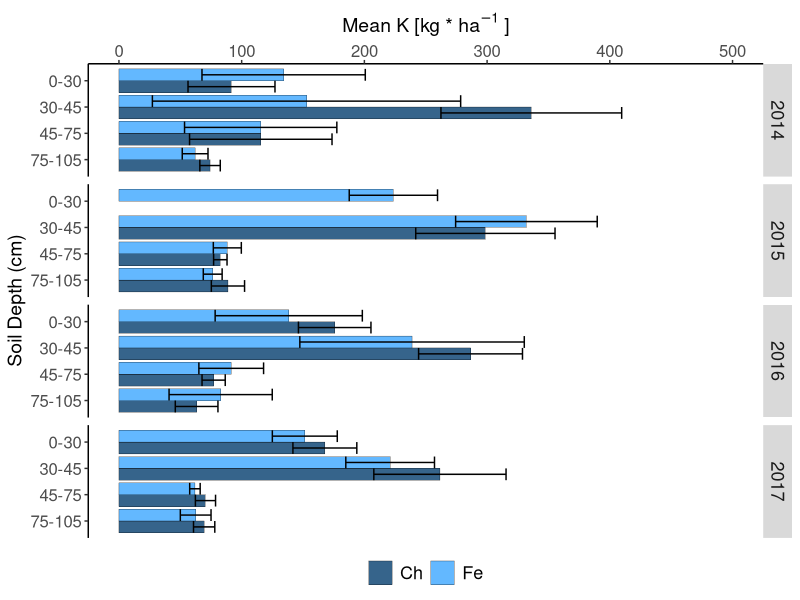
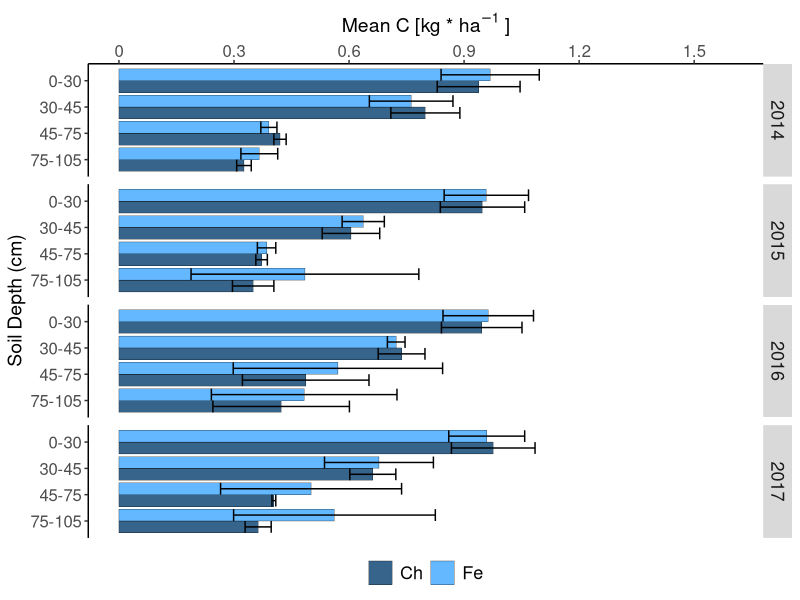
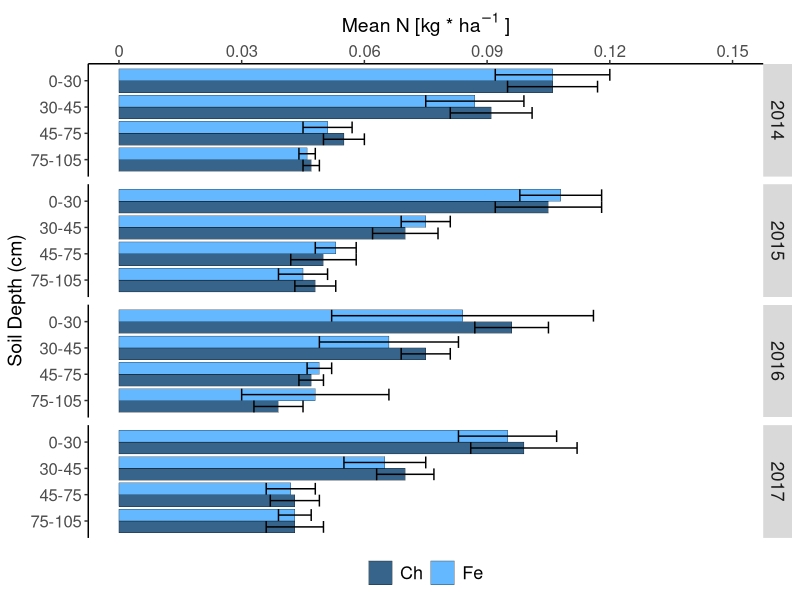
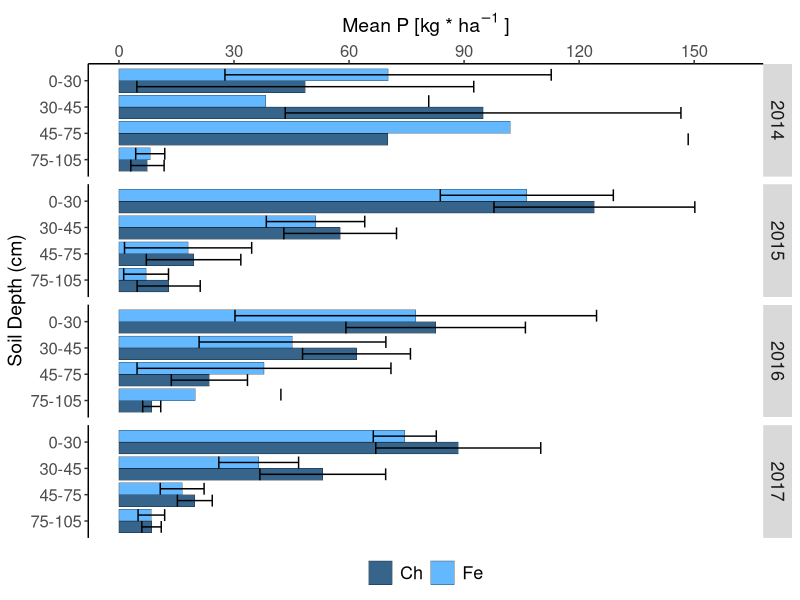

These charts were generated, in order, by the following R code: (Note: this script raises an error after producing the figures.)
library(tidyverse)
library(readxl)
library(gridExtra)
library(ggpubr)

Thema_soil <- theme(panel.background = element_rect(fill = "white"),
                    axis.line = element_line())

#rohdaten soil
Rohdaten_soil <- read.csv2("soil data C.csv")

#facet_grid #####
#1. changing the data frame into something i can plot
Rohdaten_soil <- transform(Rohdaten_soil, date = as.factor(date), 
                           treatment = as.factor(treatment), 
                           plot = as.factor(plot), 
                           fieldrep = as.factor(fieldrep), 
                           depth = as.factor(depth), 
                           depth_class = as.factor(depth_class))

dp <- Rohdaten_soil %>%  group_by(date, fieldrep, treatment, depth_class) %>%
  summarize(mean_K = mean(K_mgkg, na.rm = TRUE), mean_C = mean(C_proz, na.rm = TRUE), 
            mean_N = mean(N_proz, na.rm = TRUE), mean_P = mean(P_mgkg, na.rm = TRUE))

q <- filter(dp, treatment == 5)
w <- filter(dp, treatment == 6)

dp <- bind_rows(q, w)

dp$mean_C[is.nan(as.numeric(dp$mean_C))] <- "Na"
dp$mean_N[is.nan(as.numeric(dp$mean_N))] <- "Na"

dp$mean_C<-as.numeric(dp$mean_C)
dp$mean_N<-as.numeric(dp$mean_N)
dp$fieldrep<-as.character(dp$fieldrep)
dp$treatment<-as.character(dp$treatment)

dp <- dp[complete.cases(dp[ , 6:7]),]

dv <- dp %>%  group_by(date, treatment, depth_class) %>% 
  summarize(Anzahl_Parzellen = length(mean_K), 
            mean_k = mean(mean_K, na.rm=TRUE), sd_k = sd(mean_K, na.rm=TRUE),
            mean_c = mean(mean_C, na.rm = TRUE), sd_c = sd(mean_C, na.rm=TRUE),
            mean_n = mean(mean_N, na.rm = TRUE), sd_n = sd(mean_N, na.rm=TRUE),
            mean_p = mean(mean_P, na.rm = TRUE), sd_p = sd(mean_P, na.rm=TRUE))

dv <- dv %>% mutate_at(vars(mean_k), funs(round(., 3)))
dv <- dv %>% mutate_at(vars(mean_n), funs(round(., 3)))
dv <- dv %>% mutate_at(vars(mean_c), funs(round(., 3)))
dv <- dv %>% mutate_at(vars(mean_p), funs(round(., 3)))
dv <- dv %>% mutate_at(vars(sd_k), funs(round(., 3)))
dv <- dv %>% mutate_at(vars(sd_n), funs(round(., 3)))
dv <- dv %>% mutate_at(vars(sd_c), funs(round(., 3)))
dv <- dv %>% mutate_at(vars(sd_p), funs(round(., 3)))

df1 <- gather(dv, "mean_k", "mean_c", "mean_n", "mean_p", key = "nutr", value = "mean_nutr")
df2 <- gather(dv, "sd_k", "sd_c", "sd_n", "sd_p", key = "nutr", value = "sd_nutr")

df1[5:8] <- NULL
df2[5:8] <- NULL

df <- cbind(df1, df2[!names(df2) %in% names(df1)])

df <- transform(df, date = as.character(date))

df$date[df$date == "1"] <- "2014"
df$date[df$date == "2"] <- "2015"
df$date[df$date == "3"] <- "2016"
df$date[df$date == "4"] <- "2017"

df$nutr[df$nutr == "mean_k"] <- "K"
df$nutr[df$nutr == "mean_c"] <- "C"
df$nutr[df$nutr == "mean_n"] <- "N"
df$nutr[df$nutr == "mean_p"] <- "P"

df$treatment<-as.character(df$treatment)
df$date<-as.character(df$date)
df$depth_class<-as.numeric(df$depth_class)

df_k <- filter(df, nutr == "K")
df_c <- filter(df, nutr == "C")
df_n <- filter(df, nutr == "N")
df_p <- filter(df, nutr == "P")

#2. ploting 
Farben_Varianten <- c("5" = "steelblue4", "6" = "steelblue1")

w <- ggplot(df_k, aes(x = depth_class, y = mean_nutr, fill = treatment))+
  geom_bar(stat="identity", position="dodge", color="black", size=0.1)+
  ylab(bquote("Mean K [kg *" ~ha^-1 ~"]"))+
  xlab("Soil Depth (cm)")+
  Thema_soil +
  facet_grid(rows = vars(date))+
  geom_errorbar(aes(ymin = mean_nutr-sd_nutr, ymax = mean_nutr+sd_nutr), 
                position=position_dodge(width=0.9)) +  
  scale_x_reverse(breaks=c(1,2,3,4), labels=c("0-30", "30-45", "45-75", "75-105"))+
  scale_y_continuous(position = "right", breaks = c(0, 100, 200, 300, 400, 500),
                     labels = c("0", "100", "200", "300", "400", "500"),
                     limits=c(0,500))+
  coord_flip() +
  scale_color_manual(values = Farben_Varianten, aesthetics = "fill", labels=c("Ch", "Fe"))+
  theme(axis.text.x = element_text(size = 12),
        axis.ticks.x = element_line(size=0.5),
        legend.title = element_blank(),
        legend.position = "bottom",
        legend.text = element_text(size = 13),
        legend.spacing.x = unit(0.2, "cm"),
        axis.title.x = element_text(size = 14),
        strip.text.y = element_text(size = 13), 
        strip.text.x = element_text(size = 13),
        axis.title.y = element_text(size = 14),
        axis.text.y = element_text(size = 12),
        plot.title = element_text(size = 15, vjust = -115, hjust = 0.99))
w
  
x <- ggplot(df_c, aes(x = depth_class, y = mean_nutr, fill = treatment)) +
  geom_bar(stat="identity", position="dodge", color="black", size=0.1) +
  ylab(bquote("Mean C [kg *" ~ha^-1 ~"]")) +
  xlab("Soil Depth (cm)") +
  Thema_soil +
  facet_grid(rows = vars(date)) +
  geom_errorbar(aes(ymin = mean_nutr-sd_nutr, ymax = mean_nutr+sd_nutr), 
                position=position_dodge(width=0.9)) +  
  scale_x_reverse(breaks=c(1,2,3,4), labels=c("0-30", "30-45", "45-75", "75-105"))+
  scale_y_continuous(position = "right", breaks = c(0, 0.3, 0.6, 0.9, 1.2, 1.5),
                     labels = c("0", "0.3", "0.6", "0.9", "1.2", "1.5"),
                     limits=c(0,1.6)) +
  coord_flip() +
  scale_color_manual(values = Farben_Varianten, aesthetics = "fill", labels=c("Ch", "Fe"))+
  theme(axis.text.x = element_text(size = 12),
        axis.ticks.x = element_line(size=0.5),
        legend.title = element_blank(),
        legend.position = "bottom",
        legend.text = element_text(size = 13),
        legend.spacing.x = unit(0.2, "cm"),
        axis.title.x = element_text(size = 14),
        strip.text.y = element_text(size = 13), 
        strip.text.x = element_text(size = 13),
        axis.title.y = element_text(size = 14),
        axis.text.y = element_text(size = 12),
        plot.title = element_text(size = 15, vjust = -115, hjust = 0.99))
x

y <- ggplot(df_n, aes(x = depth_class, y = mean_nutr, fill = treatment))+
  geom_bar(stat="identity", position="dodge", color="black", size=0.1)+
  ylab(bquote("Mean N [kg *" ~ha^-1 ~"]"))+
  xlab("Soil Depth (cm)")+
  Thema_soil +
  facet_grid(rows = vars(date))+
  geom_errorbar(aes(ymin = mean_nutr-sd_nutr, ymax = mean_nutr+sd_nutr), 
                position=position_dodge(width=0.9)) +  
  scale_x_reverse(breaks=c(1,2,3,4), labels=c("0-30", "30-45", "45-75", "75-105"))+
  scale_y_continuous(position = "right", breaks = c(0, 0.03, 0.06, 0.09, 0.12, 0.15),
                     labels = c("0", "0.03", "0.06", "0.09", "0.12", "0.15"),
                     limits=c(0,0.15))+
  coord_flip() +
  scale_color_manual(values = Farben_Varianten, aesthetics = "fill", labels=c("Ch", "Fe"))+
  theme(axis.text.x = element_text(size = 12),
        axis.ticks.x = element_line(size=0.5),
        legend.title = element_blank(),
        legend.position = "bottom",
        legend.text = element_text(size = 13),
        legend.spacing.x = unit(0.2, "cm"),
        axis.title.x = element_text(size = 14),
        strip.text.y = element_text(size = 13), 
        strip.text.x = element_text(size = 13),
        axis.title.y = element_text(size = 14),
        axis.text.y = element_text(size = 12),
        plot.title = element_text(size = 15, vjust = -115, hjust = 0.99))
y

z <- ggplot(df_p, aes(x = depth_class, y = mean_nutr, fill = treatment))+
  geom_bar(stat="identity", position="dodge", color="black", size=0.1)+
  ylab(bquote("Mean P [kg *" ~ha^-1 ~"]"))+
  xlab("Soil Depth (cm)")+
  Thema_soil +
  facet_grid(rows = vars(date))+
  geom_errorbar(aes(ymin = mean_nutr-sd_nutr, ymax = mean_nutr+sd_nutr), 
                position=position_dodge(width=0.9)) +  
  scale_x_reverse(breaks=c(1,2,3,4), labels=c("0-30", "30-45", "45-75", "75-105"))+
  scale_y_continuous(position = "right", breaks = c(0, 30, 60, 90, 120, 150),
                     labels = c("0", "30", "60", "90", "120", "150"),
                     limits=c(0,160))+
  coord_flip() +
  scale_color_manual(values = Farben_Varianten, aesthetics = "fill", labels=c("Ch", "Fe"))+
  theme(axis.text.x = element_text(size = 12),
        axis.ticks.x = element_line(size=0.5),
        legend.title = element_blank(),
        legend.position = "bottom",
        legend.text = element_text(size = 13),
        legend.spacing.x = unit(0.2, "cm"),
        axis.title.x = element_text(size = 14),
        strip.text.y = element_text(size = 13), 
        strip.text.x = element_text(size = 13),
        axis.title.y = element_text(size = 14),
        axis.text.y = element_text(size = 12),
        plot.title = element_text(size = 15, vjust = -115, hjust = 0.99))
z

#plots with miriams code #####
#Thema
Thema_soil <- theme(panel.background = element_rect(fill = "white"),
                    axis.line = element_line())

#K
#Durchschnitt und Standardabweichung pro Parzelle und Tiefe und Sampling date
Durchschnitt_pro_Parzelle <- Rohdaten_soil %>%
  group_by(date, fieldrep, treatment, depth_class) %>%
  summarise(mean_Parameter = mean(K_mgkg, na.rm=TRUE), SD_Parameter = sd(K_mgkg, na.rm=TRUE))

Durchschnitt_pro_Parzelle$fieldrep<-as.character(Durchschnitt_pro_Parzelle$fieldrep)
Durchschnitt_pro_Parzelle$treatment<-as.character(Durchschnitt_pro_Parzelle$treatment)

#Durchschnitt und Standardabweichung Variante je Sampling date und Tiefe
Durchschnitt_Variante <- Durchschnitt_pro_Parzelle %>%
  group_by(date, treatment, depth_class) %>% 
  summarize(Anzahl_Parzellen=length(mean_Parameter),
            mean_Parameter_treat = mean(mean_Parameter, na.rm=TRUE), 
            SD_Parameter_treat = sd(mean_Parameter, na.rm=TRUE))

Durchschnitt_Variante$treatment<-as.character(Durchschnitt_Variante$treatment)

###
Farben_Varianten <- c("5"="steelblue4", "6"="steelblue2")

Durchschnitt_Variante_date <-
  Durchschnitt_Variante[Durchschnitt_Variante$date == 1,]

a <- ggplot(Durchschnitt_Variante_date [(  Durchschnitt_Variante_date$treatment == "5"|
                                      Durchschnitt_Variante_date$treatment == "6"),], 
       aes(x=depth_class,y=mean_Parameter_treat, fill=treatment))+
  geom_bar (stat="identity",position="dodge", color="black", size=0.1)+
  ylab(bquote("Mean K [kg *" ~ha^-1 ~"]"))+
  xlab("soil depth (cm)")+
  Thema_soil +
  scale_y_continuous(position = "right", breaks = c(0, 100, 200, 300, 400, 500),
                     labels = c("0", "100", "200", "300", "400", "500"),
                     limits=c(0,500))+
  geom_errorbar(aes(ymin=mean_Parameter_treat-SD_Parameter_treat,
                    ymax=mean_Parameter_treat+SD_Parameter_treat),position=position_dodge(width=0.9))+  
  scale_x_reverse(breaks=c(1,2,3,4), labels=c("0-30", "30-45", "45-75", "75-105"))+
  coord_flip()+
  ggtitle("(A)") +
  scale_color_manual(values = Farben_Varianten, aesthetics = "fill", labels=c("RS2", "WW2"))+
  theme(axis.text.x = element_text(size = 10),
        axis.ticks.x=element_line(size=0.5),
        legend.title=element_blank(),
        legend.position="none",
        legend.text = element_text(size = 12),
        legend.spacing.x = unit(0.2, 'cm'),
        axis.title.x = element_text(size = 12),
        axis.title.y = element_text(size = 12),
        axis.text.y = element_text(size = 10),
        plot.title = element_text(size = 15, vjust = -115, hjust = 0.99))
a

Durchschnitt_Variante_date <-
  Durchschnitt_Variante[Durchschnitt_Variante$date == 2,]

b <- ggplot(Durchschnitt_Variante_date [(  Durchschnitt_Variante_date$treatment == "5"|
                                             Durchschnitt_Variante_date$treatment == "6"),], 
            aes(x=depth_class,y=mean_Parameter_treat, fill=treatment))+
  geom_bar (stat="identity",position="dodge", color="black", size=0.1)+
  ylab(bquote("Mean K [kg *" ~ha^-1 ~"]"))+
  xlab("soil depth (cm)")+
  Thema_soil+
  scale_y_continuous(position = "right", breaks = c(0, 100, 200, 300, 400, 500),
                     labels = c("0", "100", "200", "300", "400", "500"),
                     limits=c(0,500))+
  geom_errorbar(aes(ymin=mean_Parameter_treat-SD_Parameter_treat,
                    ymax=mean_Parameter_treat+SD_Parameter_treat),position=position_dodge(width=0.9))+  
  scale_x_reverse(breaks=c(1,2,3,4), labels=c("0-30", "30-45", "45-75", "75-105"))+
  coord_flip()+
  ggtitle("(B)") +
  scale_color_manual(values = Farben_Varianten, aesthetics = "fill", labels=c("RS2", "WW2"))+
  theme(axis.text.x = element_text(size = 10),
        axis.ticks.x=element_line(size=0.5),
        legend.title=element_blank(),
        legend.position="none",
        legend.text = element_text(size = 12),
        legend.spacing.x = unit(0.2, 'cm'),
        axis.title.x = element_text(size = 12),
        axis.title.y = element_text(size = 12),
        axis.text.y = element_text(size = 10),
        plot.title = element_text(size = 15, vjust = -115, hjust = 0.99))
b

Durchschnitt_Variante_date <-
  Durchschnitt_Variante[Durchschnitt_Variante$date == 3,]

c <- ggplot(Durchschnitt_Variante_date [(  Durchschnitt_Variante_date$treatment == "5"|
                                             Durchschnitt_Variante_date$treatment == "6"),], 
            aes(x=depth_class,y=mean_Parameter_treat, fill=treatment))+
  geom_bar (stat="identity",position="dodge", color="black", size=0.1)+
  ylab(bquote("Mean K [kg *" ~ha^-1 ~"]"))+
  xlab("soil depth (cm)")+
  Thema_soil+
  scale_y_continuous(position = "right", breaks = c(0, 100, 200, 300, 400, 500),
                     labels = c("0", "100", "200", "300", "400", "500"),
                     limits=c(0,500))+
  geom_errorbar(aes(ymin=mean_Parameter_treat-SD_Parameter_treat,
                    ymax=mean_Parameter_treat+SD_Parameter_treat),position=position_dodge(width=0.9))+  
  scale_x_reverse(breaks=c(1,2,3,4), labels=c("0-30", "30-45", "45-75", "75-105"))+
  coord_flip()+
  ggtitle("(C)") +
  scale_color_manual(values = Farben_Varianten, aesthetics = "fill", labels=c("RS2", "WW2"))+
  theme(axis.text.x = element_text(size = 10),
        axis.ticks.x=element_line(size=0.5),
        legend.title=element_blank(),
        legend.position="none",
        legend.text = element_text(size = 12),
        legend.spacing.x = unit(0.2, 'cm'),
        axis.title.x = element_text(size = 12),
        axis.title.y = element_text(size = 12),
        axis.text.y = element_text(size = 10),
        plot.title = element_text(size = 15, vjust = -115, hjust = 0.99))
c

Durchschnitt_Variante_date <-
  Durchschnitt_Variante[Durchschnitt_Variante$date == 4,]

d <- ggplot(Durchschnitt_Variante_date [(  Durchschnitt_Variante_date$treatment == "5"|
                                             Durchschnitt_Variante_date$treatment == "6"),], 
            aes(x=depth_class,y=mean_Parameter_treat, fill=treatment))+
  geom_bar (stat="identity",position="dodge", color="black", size=0.1)+
  ylab(bquote("Mean K [kg *" ~ha^-1 ~"]"))+
  xlab("soil depth (cm)")+
  Thema_soil+
  scale_y_continuous(position = "right", breaks = c(0, 100, 200, 300, 400, 500),
                     labels = c("0", "100", "200", "300", "400", "500"),
                     limits=c(0,500))+
  geom_errorbar(aes(ymin=mean_Parameter_treat-SD_Parameter_treat,
                    ymax=mean_Parameter_treat+SD_Parameter_treat),position=position_dodge(width=0.9))+  
  scale_x_reverse(breaks=c(1,2,3,4), labels=c("0-30", "30-45", "45-75", "75-105"))+
  coord_flip()+
  ggtitle("(D)") +
  scale_color_manual(values = Farben_Varianten, aesthetics = "fill", labels=c("RS2", "WW2"))+
  theme(axis.text.x = element_text(size = 10),
        axis.ticks.x=element_line(size=0.5),
        legend.title=element_blank(),
        legend.position="none",
        legend.text = element_text(size = 12),
        legend.spacing.x = unit(0.2, 'cm'),
        axis.title.x = element_text(size = 12),
        axis.title.y = element_text(size = 12),
        axis.text.y = element_text(size = 10),
        plot.title = element_text(size = 15, vjust = -115, hjust = 0.99))
d

Durchschnitt_Variante_date <-
  Durchschnitt_Variante[Durchschnitt_Variante$date == 4,]

K <- ggarrange(a, b, c, d, ncol = 4, nrow = 1)
K

#C
#Durchschnitt und Standardabweichung pro Parzelle und Tiefe und Sampling date
Durchschnitt_pro_Parzelle <- Rohdaten_soil %>%
  group_by(date, fieldrep, treatment, depth_class) %>%
  summarise(mean_Parameter = mean(C_proz, na.rm=TRUE), SD_Parameter = sd(C_proz, na.rm=TRUE))

Durchschnitt_pro_Parzelle$fieldrep<-as.character(Durchschnitt_pro_Parzelle$fieldrep)
Durchschnitt_pro_Parzelle$treatment<-as.character(Durchschnitt_pro_Parzelle$treatment)

#Durchschnitt und Standardabweichung Variante je Sampling date und Tiefe
Durchschnitt_Variante <- Durchschnitt_pro_Parzelle %>%
  group_by(date, treatment, depth_class) %>% 
  summarize(Anzahl_Parzellen=length(mean_Parameter),mean_Parameter_treat=mean(mean_Parameter, na.rm=TRUE), SD_Parameter_treat=sd(mean_Parameter, na.rm=TRUE))

Durchschnitt_Variante$treatment<-as.character(Durchschnitt_Variante$treatment)

Farben_Varianten <- c("5"="steelblue4", "6"="steelblue2")

Durchschnitt_Variante_date <-
  Durchschnitt_Variante[Durchschnitt_Variante$date == 1,]

e <- ggplot(Durchschnitt_Variante_date [(  Durchschnitt_Variante_date$treatment == "5"|
                                             Durchschnitt_Variante_date$treatment == "6"),], 
            aes(x=depth_class,y=mean_Parameter_treat, fill=treatment))+
  geom_bar (stat="identity",position="dodge", color="black", size=0.1)+
  ylab(bquote("Mean C [kg *" ~ha^-1 ~"]"))+
  xlab("soil depth (cm)")+
  Thema_soil+
  scale_y_continuous(position = "right", breaks = c(0, 0.3, 0.6, 0.9, 1.2, 1.5),
                     labels = c("0", "0.3", "0.6", "0.9", "1.2", "1.5"),
                     limits=c(0,1.6))+
  geom_errorbar(aes(ymin=mean_Parameter_treat-SD_Parameter_treat,
                    ymax=mean_Parameter_treat+SD_Parameter_treat),position=position_dodge(width=0.9))+  
  scale_x_reverse(breaks=c(1,2,3,4), labels=c("0-30", "30-45", "45-75", "75-105"))+
  coord_flip()+
  ggtitle("(E)") +
  scale_color_manual(values = Farben_Varianten, aesthetics = "fill", labels=c("RS2", "WW2"))+
  theme(axis.text.x = element_text(size = 10),
        axis.ticks.x=element_line(size=0.5),
        legend.title=element_blank(),
        legend.position="none",
        legend.text = element_text(size = 12),
        legend.spacing.x = unit(0.2, 'cm'),
        axis.title.x = element_text(size = 12),
        axis.title.y = element_text(size = 12),
        axis.text.y = element_text(size = 10),
        plot.title = element_text(size = 15, vjust = -115, hjust = 0.99))
e

Durchschnitt_Variante_date <-
  Durchschnitt_Variante[Durchschnitt_Variante$date == 2,]

f <- ggplot(Durchschnitt_Variante_date [(  Durchschnitt_Variante_date$treatment == "5"|
                                             Durchschnitt_Variante_date$treatment == "6"),], 
            aes(x=depth_class,y=mean_Parameter_treat, fill=treatment))+
  geom_bar (stat="identity",position="dodge", color="black", size=0.1)+
  ylab(bquote("Mean C [kg *" ~ha^-1 ~"]"))+
  xlab("soil depth (cm)")+
  Thema_soil+
  scale_y_continuous(position = "right", breaks = c(0, 0.3, 0.6, 0.9, 1.2, 1.5),
                     labels = c("0", "0.3", "0.6", "0.9", "1.2", "1.5"),
                     limits=c(0,1.6))+
  geom_errorbar(aes(ymin=mean_Parameter_treat-SD_Parameter_treat,
                    ymax=mean_Parameter_treat+SD_Parameter_treat),position=position_dodge(width=0.9))+  
  scale_x_reverse(breaks=c(1,2,3,4), labels=c("0-30", "30-45", "45-75", "75-105"))+
  coord_flip()+
  ggtitle("(F)") +
  scale_color_manual(values = Farben_Varianten, aesthetics = "fill", labels=c("RS2", "WW2"))+
  theme(axis.text.x = element_text(size = 10),
        axis.ticks.x=element_line(size=0.5),
        legend.title=element_blank(),
        legend.position="none",
        legend.text = element_text(size = 12),
        legend.spacing.x = unit(0.2, 'cm'),
        axis.title.x = element_text(size = 12),
        axis.title.y = element_text(size = 12),
        axis.text.y = element_text(size = 10),
        plot.title = element_text(size = 15, vjust = -115, hjust = 0.99))
f

Durchschnitt_Variante_date <-
  Durchschnitt_Variante[Durchschnitt_Variante$date == 3,]

g <- ggplot(Durchschnitt_Variante_date [(  Durchschnitt_Variante_date$treatment == "5"|
                                             Durchschnitt_Variante_date$treatment == "6"),], 
            aes(x=depth_class,y=mean_Parameter_treat, fill=treatment))+
  geom_bar (stat="identity",position="dodge", color="black", size=0.1)+
  ylab(bquote("Mean C [kg *" ~ha^-1 ~"]"))+
  xlab("soil depth (cm)")+
  Thema_soil+
  scale_y_continuous(position = "right", breaks = c(0, 0.3, 0.6, 0.9, 1.2, 1.5),
                     labels = c("0", "0.3", "0.6", "0.9", "1.2", "1.5"),
                     limits=c(0,1.6))+
  geom_errorbar(aes(ymin=mean_Parameter_treat-SD_Parameter_treat,
                    ymax=mean_Parameter_treat+SD_Parameter_treat),position=position_dodge(width=0.9))+  
  scale_x_reverse(breaks=c(1,2,3,4), labels=c("0-30", "30-45", "45-75", "75-105"))+
  coord_flip()+
  ggtitle("(G)") +
  scale_color_manual(values = Farben_Varianten, aesthetics = "fill", labels=c("RS2", "WW2"))+
  theme(axis.text.x = element_text(size = 10),
        axis.ticks.x=element_line(size=0.5),
        legend.title=element_blank(),
        legend.position="none",
        legend.text = element_text(size = 12),
        legend.spacing.x = unit(0.2, 'cm'),
        axis.title.x = element_text(size = 12),
        axis.title.y = element_text(size = 12),
        axis.text.y = element_text(size = 10),
        plot.title = element_text(size = 15, vjust = -115, hjust = 0.99))
g

Durchschnitt_Variante_date <-
  Durchschnitt_Variante[Durchschnitt_Variante$date == 4,]

h <- ggplot(Durchschnitt_Variante_date [(  Durchschnitt_Variante_date$treatment == "5"|
                                             Durchschnitt_Variante_date$treatment == "6"),], 
            aes(x=depth_class,y=mean_Parameter_treat, fill=treatment))+
  geom_bar (stat="identity",position="dodge", color="black", size=0.1)+
  ylab(bquote("Mean C [kg *" ~ha^-1 ~"]"))+
  xlab("soil depth (cm)")+
  Thema_soil+
  scale_y_continuous(position = "right", breaks = c(0, 0.3, 0.6, 0.9, 1.2, 1.5),
                     labels = c("0", "0.3", "0.6", "0.9", "1.2", "1.5"),
                     limits=c(0,1.6))+
  geom_errorbar(aes(ymin=mean_Parameter_treat-SD_Parameter_treat,
                    ymax=mean_Parameter_treat+SD_Parameter_treat),position=position_dodge(width=0.9))+  
  scale_x_reverse(breaks=c(1,2,3,4), labels=c("0-30", "30-45", "45-75", "75-105"))+
  coord_flip()+
  ggtitle("(H)") +
  scale_color_manual(values = Farben_Varianten, aesthetics = "fill", labels=c("RS2", "WW2"))+
  theme(axis.text.x = element_text(size = 10),
        axis.ticks.x=element_line(size=0.5),
        legend.title=element_blank(),
        legend.position="none",
        legend.text = element_text(size = 12),
        legend.spacing.x = unit(0.2, 'cm'),
        axis.title.x = element_text(size = 12),
        axis.title.y = element_text(size = 12),
        axis.text.y = element_text(size = 10),
        plot.title = element_text(size = 15, vjust = -115, hjust = 0.99))
h

C <- ggarrange(e, f, g, h, ncol = 4, nrow = 1)
C

#N
#Durchschnitt und Standardabweichung pro Parzelle und Tiefe und Sampling date
Durchschnitt_pro_Parzelle <- Rohdaten_soil %>%
  group_by(date, fieldrep, treatment, depth_class) %>%
  summarise(mean_Parameter = mean(N_proz, na.rm=TRUE), SD_Parameter = sd(N_proz, na.rm=TRUE))

Durchschnitt_pro_Parzelle$fieldrep<-as.character(Durchschnitt_pro_Parzelle$fieldrep)
Durchschnitt_pro_Parzelle$treatment<-as.character(Durchschnitt_pro_Parzelle$treatment)

#Durchschnitt und Standardabweichung Variante je Sampling date und Tiefe
Durchschnitt_Variante <- Durchschnitt_pro_Parzelle %>%
  group_by(date, treatment, depth_class) %>% 
  summarize(Anzahl_Parzellen=length(mean_Parameter),mean_Parameter_treat=mean(mean_Parameter, na.rm=TRUE), SD_Parameter_treat=sd(mean_Parameter, na.rm=TRUE))

Durchschnitt_Variante$treatment<-as.character(Durchschnitt_Variante$treatment)

Farben_Varianten <- c("5"="steelblue4", "6"="steelblue2")

Durchschnitt_Variante_date <-
  Durchschnitt_Variante[Durchschnitt_Variante$date == 1,]

i <- ggplot(Durchschnitt_Variante_date [(  Durchschnitt_Variante_date$treatment == "5"|
                                             Durchschnitt_Variante_date$treatment == "6"),], 
            aes(x=depth_class,y=mean_Parameter_treat, fill=treatment))+
  geom_bar (stat="identity",position="dodge", color="black", size=0.1)+
  ylab(bquote("Mean N [kg *" ~ha^-1 ~"]"))+
  xlab("soil depth (cm)")+
  Thema_soil+
  scale_y_continuous(position = "right", breaks = c(0, 0.03, 0.06, 0.09, 0.12, 0.15),
                     labels = c("0", "0.03", "0.06", "0.09", "0.12", "0.15"),
                     limits=c(0,0.15))+
  geom_errorbar(aes(ymin=mean_Parameter_treat-SD_Parameter_treat,
                    ymax=mean_Parameter_treat+SD_Parameter_treat),position=position_dodge(width=0.9))+  
  scale_x_reverse(breaks=c(1,2,3,4), labels=c("0-30", "30-45", "45-75", "75-105"))+
  coord_flip()+
  ggtitle("(I)") +
  scale_color_manual(values = Farben_Varianten, aesthetics = "fill", labels=c("RS2", "WW2"))+
  theme(axis.text.x = element_text(size = 10),
        axis.ticks.x=element_line(size=0.5),
        legend.title=element_blank(),
        legend.position="none",
        legend.text = element_text(size = 12),
        legend.spacing.x = unit(0.2, 'cm'),
        axis.title.x = element_text(size = 12),
        axis.title.y = element_text(size = 12),
        axis.text.y = element_text(size = 10),
        plot.title = element_text(size = 15, vjust = -115, hjust = 0.99))
i

Durchschnitt_Variante_date <-
  Durchschnitt_Variante[Durchschnitt_Variante$date == 2,]

j <- ggplot(Durchschnitt_Variante_date [(  Durchschnitt_Variante_date$treatment == "5"|
                                             Durchschnitt_Variante_date$treatment == "6"),], 
            aes(x=depth_class,y=mean_Parameter_treat, fill=treatment))+
  geom_bar (stat="identity",position="dodge", color="black", size=0.1)+
  ylab(bquote("Mean N [kg *" ~ha^-1 ~"]"))+
  xlab("soil depth (cm)")+
  Thema_soil+
  scale_y_continuous(position = "right", breaks = c(0, 0.03, 0.06, 0.09, 0.12, 0.15),
                     labels = c("0", "0.03", "0.06", "0.09", "0.12", "0.15"),
                     limits=c(0,0.15))+
  geom_errorbar(aes(ymin=mean_Parameter_treat-SD_Parameter_treat,
                    ymax=mean_Parameter_treat+SD_Parameter_treat),position=position_dodge(width=0.9))+  
  scale_x_reverse(breaks=c(1,2,3,4), labels=c("0-30", "30-45", "45-75", "75-105"))+
  coord_flip()+
  ggtitle("(J)") +
  scale_color_manual(values = Farben_Varianten, aesthetics = "fill", labels=c("RS2", "WW2"))+
  theme(axis.text.x = element_text(size = 10),
        axis.ticks.x=element_line(size=0.5),
        legend.title=element_blank(),
        legend.position="none",
        legend.text = element_text(size = 12),
        legend.spacing.x = unit(0.2, 'cm'),
        axis.title.x = element_text(size = 12),
        axis.title.y = element_text(size = 12),
        axis.text.y = element_text(size = 10),
        plot.title = element_text(size = 15, vjust = -115, hjust = 0.99))
j

Durchschnitt_Variante_date <-
  Durchschnitt_Variante[Durchschnitt_Variante$date == 3,]

k <- ggplot(Durchschnitt_Variante_date [(  Durchschnitt_Variante_date$treatment == "5"|
                                             Durchschnitt_Variante_date$treatment == "6"),], 
            aes(x=depth_class,y=mean_Parameter_treat, fill=treatment))+
  geom_bar (stat="identity",position="dodge", color="black", size=0.1)+
  ylab(bquote("Mean N [kg *" ~ha^-1 ~"]"))+
  xlab("soil depth (cm)")+
  Thema_soil+
  scale_y_continuous(position = "right", breaks = c(0, 0.03, 0.06, 0.09, 0.12, 0.15),
                     labels = c("0", "0.03", "0.06", "0.09", "0.12", "0.15"),
                     limits=c(0,0.15))+
  geom_errorbar(aes(ymin=mean_Parameter_treat-SD_Parameter_treat,
                    ymax=mean_Parameter_treat+SD_Parameter_treat),position=position_dodge(width=0.9))+  
  scale_x_reverse(breaks=c(1,2,3,4), labels=c("0-30", "30-45", "45-75", "75-105"))+
  coord_flip()+
  ggtitle("(K)") +
  scale_color_manual(values = Farben_Varianten, aesthetics = "fill", labels=c("RS2", "WW2"))+
  theme(axis.text.x = element_text(size = 10),
        axis.ticks.x=element_line(size=0.5),
        legend.title=element_blank(),
        legend.position="none",
        legend.text = element_text(size = 12),
        legend.spacing.x = unit(0.2, 'cm'),
        axis.title.x = element_text(size = 12),
        axis.title.y = element_text(size = 12),
        axis.text.y = element_text(size = 10),
        plot.title = element_text(size = 15, vjust = -115, hjust = 0.99))
k

Durchschnitt_Variante_date <-
  Durchschnitt_Variante[Durchschnitt_Variante$date == 4,]

l <- ggplot(Durchschnitt_Variante_date [(  Durchschnitt_Variante_date$treatment == "5"|
                                             Durchschnitt_Variante_date$treatment == "6"),], 
            aes(x=depth_class,y=mean_Parameter_treat, fill=treatment))+
  geom_bar (stat="identity",position="dodge", color="black", size=0.1)+
  ylab(bquote("Mean N [kg *" ~ha^-1 ~"]"))+
  xlab("soil depth (cm)")+
  Thema_soil+
  scale_y_continuous(position = "right", breaks = c(0, 0.03, 0.06, 0.09, 0.12, 0.15),
                     labels = c("0", "0.03", "0.06", "0.09", "0.12", "0.15"),
                     limits=c(0,0.15))+
  geom_errorbar(aes(ymin=mean_Parameter_treat-SD_Parameter_treat,
                    ymax=mean_Parameter_treat+SD_Parameter_treat),position=position_dodge(width=0.9))+  
  scale_x_reverse(breaks=c(1,2,3,4), labels=c("0-30", "30-45", "45-75", "75-105"))+
  coord_flip()+
  ggtitle("(L)") +
  scale_color_manual(values = Farben_Varianten, aesthetics = "fill", labels=c("RS2", "WW2"))+
  theme(axis.text.x = element_text(size = 10),
        axis.ticks.x=element_line(size=0.5),
        legend.title=element_blank(),
        legend.position="none",
        legend.text = element_text(size = 12),
        legend.spacing.x = unit(0.2, 'cm'),
        axis.title.x = element_text(size = 12),
        axis.title.y = element_text(size = 12),
        axis.text.y = element_text(size = 10),
        plot.title = element_text(size = 15, vjust = -115, hjust = 0.99))
l

N <- ggarrange(i, j, k, l, ncol = 4, nrow = 1)
N


#P
#Durchschnitt und Standardabweichung pro Parzelle und Tiefe und Sampling date
Durchschnitt_pro_Parzelle <- Rohdaten_soil %>%
  group_by(date, fieldrep, treatment, depth_class) %>%
  summarise(mean_Parameter = mean(P_mgkg, na.rm=TRUE), SD_Parameter = sd(P_mgkg, na.rm=TRUE))

Durchschnitt_pro_Parzelle$fieldrep<-as.character(Durchschnitt_pro_Parzelle$fieldrep)
Durchschnitt_pro_Parzelle$treatment<-as.character(Durchschnitt_pro_Parzelle$treatment)

#Durchschnitt und Standardabweichung Variante je Sampling date und Tiefe
Durchschnitt_Variante <- Durchschnitt_pro_Parzelle %>%
  group_by(date, treatment, depth_class) %>% 
  summarize(Anzahl_Parzellen=length(mean_Parameter),mean_Parameter_treat=mean(mean_Parameter, na.rm=TRUE), SD_Parameter_treat=sd(mean_Parameter, na.rm=TRUE))

Durchschnitt_Variante$treatment<-as.character(Durchschnitt_Variante$treatment)

Farben_Varianten <- c("5"="steelblue4", "6"="steelblue2")

Durchschnitt_Variante_date <-
  Durchschnitt_Variante[Durchschnitt_Variante$date == 1,]

m <- ggplot(Durchschnitt_Variante_date [(  Durchschnitt_Variante_date$treatment == "5"|
                                             Durchschnitt_Variante_date$treatment == "6"),], 
            aes(x=depth_class,y=mean_Parameter_treat, fill=treatment))+
  geom_bar (stat="identity",position="dodge", color="black", size=0.1)+
  ylab(bquote("Mean P [kg *" ~ha^-1 ~"]"))+
  xlab("soil depth (cm)")+
  Thema_soil+
  scale_y_continuous(position = "right", breaks = c(0, 30, 60, 90, 120, 150),
                     labels = c("0", "30", "60", "90", "120", "150"),
                     limits=c(0,160))+
  geom_errorbar(aes(ymin=mean_Parameter_treat-SD_Parameter_treat,
                    ymax=mean_Parameter_treat+SD_Parameter_treat),position=position_dodge(width=0.9))+  
  scale_x_reverse(breaks=c(1,2,3,4), labels=c("0-30", "30-45", "45-75", "75-105"))+
  coord_flip()+
  ggtitle("(M)") +
  scale_color_manual(values = Farben_Varianten, aesthetics = "fill", labels=c("RS2", "WW2"))+
  theme(axis.text.x = element_text(size = 10),
        axis.ticks.x=element_line(size=0.5),
        legend.title=element_blank(),
        legend.position="none",
        legend.text = element_text(size = 12),
        legend.spacing.x = unit(0.2, 'cm'),
        axis.title.x = element_text(size = 12),
        axis.title.y = element_text(size = 12),
        axis.text.y = element_text(size = 10),
        plot.title = element_text(size = 15, vjust = -115, hjust = 0.99))
m

Durchschnitt_Variante_date <-
  Durchschnitt_Variante[Durchschnitt_Variante$date == 2,]

n <- ggplot(Durchschnitt_Variante_date [(  Durchschnitt_Variante_date$treatment == "5"|
                                             Durchschnitt_Variante_date$treatment == "6"),], 
            aes(x=depth_class,y=mean_Parameter_treat, fill=treatment))+
  geom_bar (stat="identity",position="dodge", color="black", size=0.1)+
  ylab(bquote("Mean P [kg *" ~ha^-1 ~"]"))+
  xlab("soil depth (cm)")+
  Thema_soil+
  scale_y_continuous(position = "right", breaks = c(0, 30, 60, 90, 120, 150),
                     labels = c("0", "30", "60", "90", "120", "150"),
                     limits=c(0,160))+
  geom_errorbar(aes(ymin=mean_Parameter_treat-SD_Parameter_treat,
                    ymax=mean_Parameter_treat+SD_Parameter_treat),position=position_dodge(width=0.9))+  
  scale_x_reverse(breaks=c(1,2,3,4), labels=c("0-30", "30-45", "45-75", "75-105"))+
  coord_flip()+
  ggtitle("(N)") +
  scale_color_manual(values = Farben_Varianten, aesthetics = "fill", labels=c("RS2", "WW2"))+
  theme(axis.text.x = element_text(size = 10),
        axis.ticks.x=element_line(size=0.5),
        legend.title=element_blank(),
        legend.position="none",
        legend.text = element_text(size = 12),
        legend.spacing.x = unit(0.2, 'cm'),
        axis.title.x = element_text(size = 12),
        axis.title.y = element_text(size = 12),
        axis.text.y = element_text(size = 10),
        plot.title = element_text(size = 15, vjust = -115, hjust = 0.99))
n

Durchschnitt_Variante_date <-
  Durchschnitt_Variante[Durchschnitt_Variante$date == 3,]

o <- ggplot(Durchschnitt_Variante_date [(  Durchschnitt_Variante_date$treatment == "5"|
                                             Durchschnitt_Variante_date$treatment == "6"),], 
            aes(x=depth_class,y=mean_Parameter_treat, fill=treatment))+
  geom_bar (stat="identity",position="dodge", color="black", size=0.1)+
  ylab(bquote("Mean P [kg *" ~ha^-1 ~"]"))+
  xlab("soil depth (cm)")+
  Thema_soil+
  scale_y_continuous(position = "right", breaks = c(0, 30, 60, 90, 120, 150),
                     labels = c("0", "30", "60", "90", "120", "150"),
                     limits=c(0,160))+
  geom_errorbar(aes(ymin=mean_Parameter_treat-SD_Parameter_treat,
                    ymax=mean_Parameter_treat+SD_Parameter_treat),position=position_dodge(width=0.9))+  
  scale_x_reverse(breaks=c(1,2,3,4), labels=c("0-30", "30-45", "45-75", "75-105"))+
  coord_flip()+
  ggtitle("(O)") +
  scale_color_manual(values = Farben_Varianten, aesthetics = "fill", labels=c("RS2", "WW2"))+
  theme(axis.text.x = element_text(size = 10),
        axis.ticks.x=element_line(size=0.5),
        legend.title=element_blank(),
        legend.position="none",
        legend.text = element_text(size = 12),
        legend.spacing.x = unit(0.2, 'cm'),
        axis.title.x = element_text(size = 12),
        axis.title.y = element_text(size = 12),
        axis.text.y = element_text(size = 10),
        plot.title = element_text(size = 15, vjust = -115, hjust = 0.99))
o

Durchschnitt_Variante_date <-
  Durchschnitt_Variante[Durchschnitt_Variante$date == 4,]

p <- ggplot(Durchschnitt_Variante_date [(  Durchschnitt_Variante_date$treatment == "5"|
                                             Durchschnitt_Variante_date$treatment == "6"),], 
            aes(x=depth_class,y=mean_Parameter_treat, fill=treatment))+
  geom_bar (stat="identity",position="dodge", color="black", size=0.1)+
  ylab(bquote("Mean P [kg *" ~ha^-1 ~"]"))+
  xlab("soil depth (cm)")+
  Thema_soil+
  scale_y_continuous(position = "right", breaks = c(0, 30, 60, 90, 120, 150),
                     labels = c("0", "30", "60", "90", "120", "150"),
                     limits=c(0,160))+
  geom_errorbar(aes(ymin=mean_Parameter_treat-SD_Parameter_treat,
                    ymax=mean_Parameter_treat+SD_Parameter_treat),position=position_dodge(width=0.9))+  
  scale_x_reverse(breaks=c(1,2,3,4), labels=c("0-30", "30-45", "45-75", "75-105"))+
  coord_flip()+
  ggtitle("(P)") +
  scale_color_manual(values = Farben_Varianten, aesthetics = "fill", labels=c("RS2", "WW2"))+
  theme(axis.text.x = element_text(size = 10),
        axis.ticks.x=element_line(size=0.5),
        legend.title=element_blank(),
        legend.position="none",
        legend.text = element_text(size = 12),
        legend.spacing.x = unit(0.2, 'cm'),
        axis.title.x = element_text(size = 12),
        axis.title.y = element_text(size = 12),
        axis.text.y = element_text(size = 10),
        plot.title = element_text(size = 15, vjust = -115, hjust = 0.99))
p

P <- ggarrange(m, n, o, p, ncol = 4, nrow = 1)
P

ggarrange(C, P, N, K, ncol = 1, nrow = 4, common.legend = TRUE, legend = "bottom")












